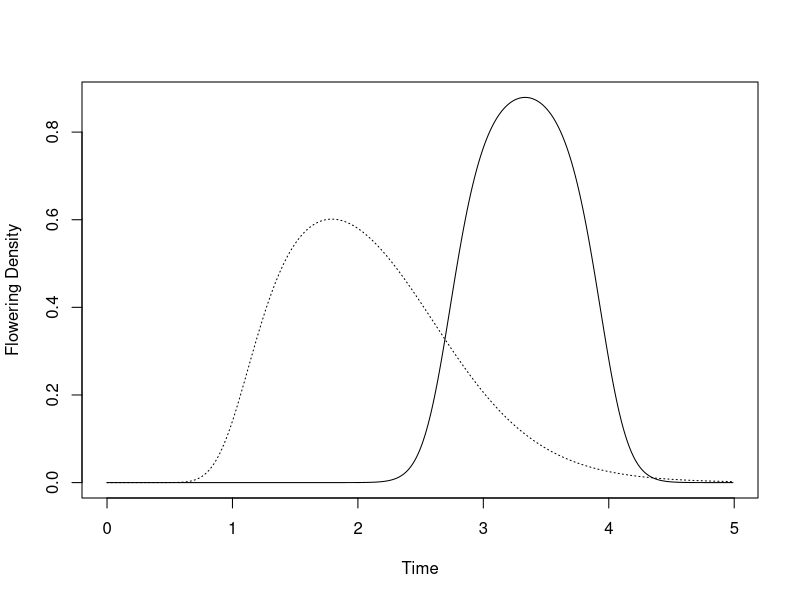
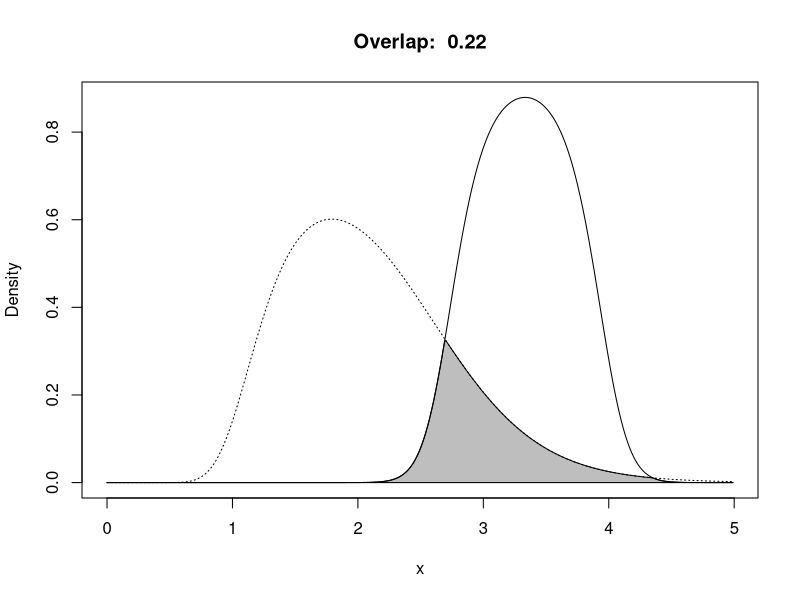

These charts were generated, in order, by the following R code:
## ---- chunk 1
f1 <- function(x,a1,b1,c1) { exp(a1 + b1 * x + c1 * x^2)/
                            (1 + exp(a1 + b1 * x + c1 * x^2)) 
}
f2 <- function(x,a2,b2,c2) { exp(a2 + b2 * log(x) + c2 * log(x)^2)/
                            (1 + exp(a2 + b2 * log(x) + c2 * log(x)^2)) 
}
## ---- chunk 2
f1_dens <- function(x,a1,b1,c1) { 
  y <- f1(x,a1,b1,c1)
  yi <- integrate(f1, -Inf, +Inf, a1=a1, b1=b1, c1=c1)
  return(y/yi[[1]])
}

f2_dens <- function(x,a2,b2,c2) { 
  y <- f2(x,a2,b2,c2)
  yi <- integrate(f2, 1e-10, +Inf, a2=a2, b2=b2, c2=c2)
  return(y/yi[[1]])
}
## ---- chunk 3
min_f1f2_dens <- function(x, a1, b1, c1, a2, b2, c2) {
  f1 <- f1_dens(x,a1,b1,c1) 
  f2 <- f2_dens(x,a2,b2,c2)
  pmin(f1, f2)
}
## ---- chunk 4
a1 <- -65
b1 <- 40
c1 <- -6

a2 <- -2
b2 <- 7
c2 <- -6
xs <- seq(0.0001,5,by=0.01)
## ---- chunk 5
y1s <- f1(xs,a1,b1,c1)
y2s <- f2(xs,a2,b2,c2)
y1d <- f1_dens(xs,a1,b1,c1)
y2d <- f2_dens(xs,a2,b2,c2)

yid <- min_f1f2_dens(xs, a1, b1, c1, a2, b2, c2)
xpd <- c(xs, xs[1])
ypd <- c(yid, yid[1])
## ---- chunk 6
par(mfrow=c(1,1))
plot(xs, y1s, type="n", ylim=c(0, max(y1d,y2d)),xlab="Time", ylab="Flowering Density")
lines(xs, y1d, lty="solid")
lines(xs, y2d, lty="dotted")
## ---- chunk 7
##Computes overlap
over_dens <- integrate(min_f1f2_dens, 0, Inf, a1=a1, b1=b1, c1=c1, a2=a2, b2=b2, c2=c2)
## ---- chunk 8
par(mfrow=c(1,1))
plot(xs, y1s, type="n", ylim=c(0, max(y1d,y2d)),xlab="x", ylab="Density")
polygon(xpd, ypd, col="gray")
lines(xs, y1d, lty="solid")
lines(xs, y2d, lty="dotted")
title(main=paste("Overlap: ",round(over_dens[[1]],2)))
